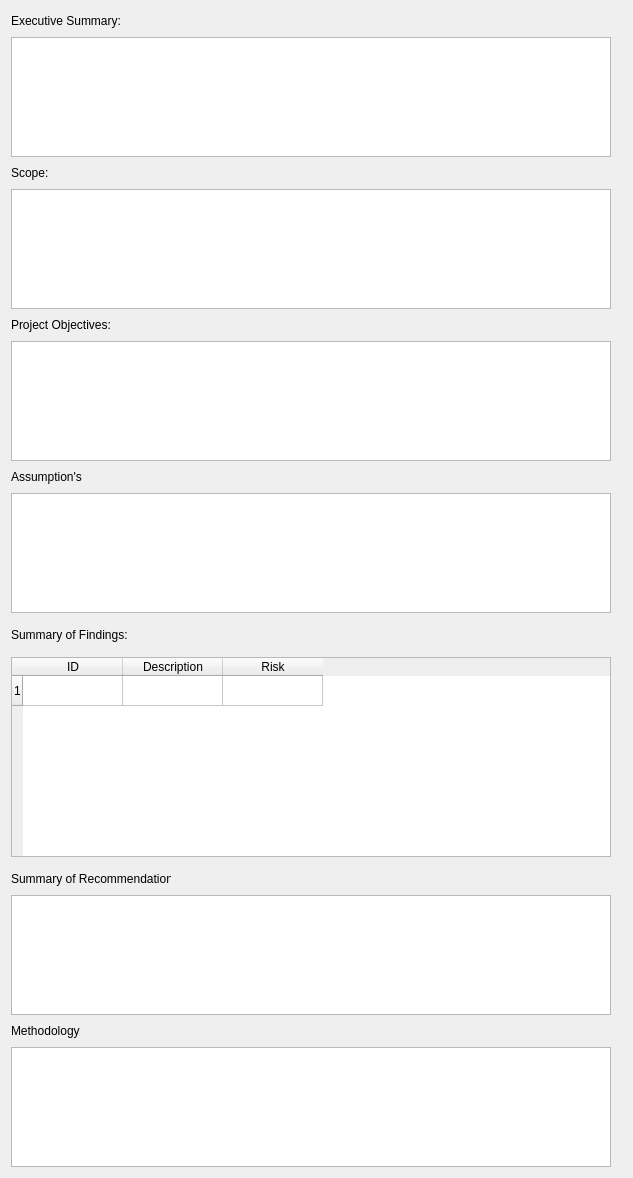
         <widget class="QWidget" name="scrollAreaWidgetContents">
          <property name="geometry">
           <rect>
            <x>0</x>
            <y>0</y>
            <width>633</width>
            <height>1178</height>
           </rect>
          </property>
          <layout class="QVBoxLayout" name="verticalLayout_24">
           <item>
            <layout class="QVBoxLayout" name="verticalLayout_23">
             <item>
              <widget class="QLabel" name="ExecutiveSummaryLBL">
               <property name="minimumSize">
                <size>
                 <width>120</width>
                 <height>20</height>
                </size>
               </property>
               <property name="maximumSize">
                <size>
                 <width>120</width>
                 <height>20</height>
                </size>
               </property>
               <property name="text">
                <string>Executive Summary:</string>
               </property>
              </widget>
             </item>
             <item>
              <widget class="QTextEdit" name="ExecutiveSummaryTextEdit_Window">
               <property name="minimumSize">
                <size>
                 <width>600</width>
                 <height>120</height>
                </size>
               </property>
               <property name="maximumSize">
                <size>
                 <width>600</width>
                 <height>120</height>
                </size>
               </property>
              </widget>
             </item>
            </layout>
           </item>
           <item>
            <layout class="QVBoxLayout" name="verticalLayout_22">
             <item>
              <widget class="QLabel" name="ScopeLBL">
               <property name="minimumSize">
                <size>
                 <width>50</width>
                 <height>20</height>
                </size>
               </property>
               <property name="maximumSize">
                <size>
                 <width>50</width>
                 <height>20</height>
                </size>
               </property>
               <property name="text">
                <string>Scope:</string>
               </property>
              </widget>
             </item>
             <item>
              <widget class="QTextEdit" name="ScopeTextEdit_Window">
               <property name="minimumSize">
                <size>
                 <width>600</width>
                 <height>120</height>
                </size>
               </property>
               <property name="maximumSize">
                <size>
                 <width>600</width>
                 <height>120</height>
                </size>
               </property>
              </widget>
             </item>
            </layout>
           </item>
           <item>
            <layout class="QVBoxLayout" name="verticalLayout_21">
             <item>
              <widget class="QLabel" name="ProjectObjectivesLBL">
               <property name="minimumSize">
                <size>
                 <width>120</width>
                 <height>20</height>
                </size>
               </property>
               <property name="maximumSize">
                <size>
                 <width>120</width>
                 <height>20</height>
                </size>
               </property>
               <property name="text">
                <string>Project Objectives:</string>
               </property>
              </widget>
             </item>
             <item>
              <widget class="QTextEdit" name="ProjectObjectivesTextEdit_Window">
               <property name="minimumSize">
                <size>
                 <width>600</width>
                 <height>120</height>
                </size>
               </property>
               <property name="maximumSize">
                <size>
                 <width>600</width>
                 <height>120</height>
                </size>
               </property>
               <property name="html">
                <string>&lt;!DOCTYPE HTML PUBLIC &quot;-//W3C//DTD HTML 4.0//EN&quot; &quot;http://www.w3.org/TR/REC-html40/strict.dtd&quot;&gt;
&lt;html&gt;&lt;head&gt;&lt;meta name=&quot;qrichtext&quot; content=&quot;1&quot; /&gt;&lt;style type=&quot;text/css&quot;&gt;
p, li { white-space: pre-wrap; }
&lt;/style&gt;&lt;/head&gt;&lt;body style=&quot; font-family:'MS Shell Dlg 2'; font-size:8.25pt; font-weight:400; font-style:normal;&quot;&gt;
&lt;p style=&quot;-qt-paragraph-type:empty; margin-top:0px; margin-bottom:0px; margin-left:0px; margin-right:0px; -qt-block-indent:0; text-indent:0px;&quot;&gt;&lt;br /&gt;&lt;/p&gt;&lt;/body&gt;&lt;/html&gt;</string>
               </property>
              </widget>
             </item>
            </layout>
           </item>
           <item>
            <layout class="QVBoxLayout" name="verticalLayout_20">
             <item>
              <widget class="QLabel" name="AssumptionsLBL">
               <property name="minimumSize">
                <size>
                 <width>100</width>
                 <height>20</height>
                </size>
               </property>
               <property name="maximumSize">
                <size>
                 <width>100</width>
                 <height>20</height>
                </size>
               </property>
               <property name="text">
                <string>Assumption's</string>
               </property>
              </widget>
             </item>
             <item>
              <widget class="QTextEdit" name="AssumptionTextEdit_Window">
               <property name="minimumSize">
                <size>
                 <width>600</width>
                 <height>120</height>
                </size>
               </property>
               <property name="maximumSize">
                <size>
                 <width>600</width>
                 <height>120</height>
                </size>
               </property>
              </widget>
             </item>
            </layout>
           </item>
           <item>
            <layout class="QVBoxLayout" name="verticalLayout_19">
             <item>
              <widget class="QLabel" name="SummaryofFindingsLBL">
               <property name="minimumSize">
                <size>
                 <width>120</width>
                 <height>20</height>
                </size>
               </property>
               <property name="maximumSize">
                <size>
                 <width>120</width>
                 <height>20</height>
                </size>
               </property>
               <property name="text">
                <string>Summary of Findings:</string>
               </property>
              </widget>
             </item>
             <item>
              <layout class="QHBoxLayout" name="horizontalLayout_15"/>
             </item>
             <item>
              <widget class="QTableWidget" name="SummaryFindingsDB_Window">
               <property name="minimumSize">
                <size>
                 <width>600</width>
                 <height>200</height>
                </size>
               </property>
               <property name="maximumSize">
                <size>
                 <width>600</width>
                 <height>200</height>
                </size>
               </property>
               <row>
                <property name="text">
                 <string>1</string>
                </property>
               </row>
               <column>
                <property name="text">
                 <string>ID</string>
                </property>
               </column>
               <column>
                <property name="text">
                 <string>Description</string>
                </property>
               </column>
               <column>
                <property name="text">
                 <string>Risk</string>
                </property>
               </column>
              </widget>
             </item>
            </layout>
           </item>
           <item>
            <layout class="QVBoxLayout" name="verticalLayout_18">
             <item>
              <widget class="QLabel" name="SummaryofRecommendationLBL">
               <property name="minimumSize">
                <size>
                 <width>160</width>
                 <height>20</height>
                </size>
               </property>
               <property name="maximumSize">
                <size>
                 <width>160</width>
                 <height>20</height>
                </size>
               </property>
               <property name="text">
                <string>Summary of Recommendations:</string>
               </property>
              </widget>
             </item>
             <item>
              <widget class="QTextEdit" name="SummaryofRecommendationTextEdit_Window">
               <property name="minimumSize">
                <size>
                 <width>600</width>
                 <height>120</height>
                </size>
               </property>
               <property name="maximumSize">
                <size>
                 <width>600</width>
                 <height>120</height>
                </size>
               </property>
              </widget>
             </item>
            </layout>
           </item>
           <item>
            <layout class="QVBoxLayout" name="verticalLayout_17">
             <item>
              <widget class="QLabel" name="MethodologyLBL">
               <property name="minimumSize">
                <size>
                 <width>160</width>
                 <height>20</height>
                </size>
               </property>
               <property name="maximumSize">
                <size>
                 <width>160</width>
                 <height>20</height>
                </size>
               </property>
               <property name="text">
                <string>Methodology</string>
               </property>
              </widget>
             </item>
             <item>
              <widget class="QTextEdit" name="MethodologyTextEdit_Window">
               <property name="minimumSize">
                <size>
                 <width>600</width>
                 <height>120</height>
                </size>
               </property>
               <property name="maximumSize">
                <size>
                 <width>600</width>
                 <height>120</height>
                </size>
               </property>
              </widget>
             </item>
            </layout>
           </item>
          </layout>
         </widget>
